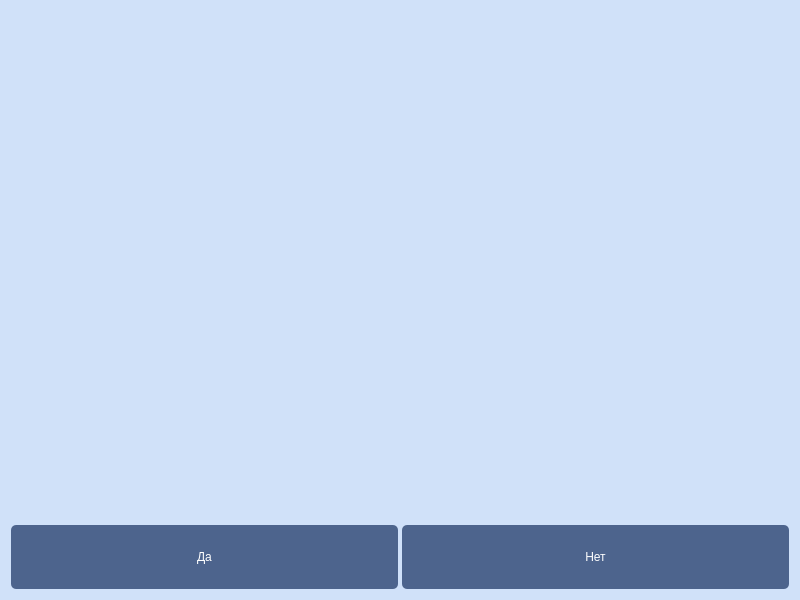
<?xml version="1.0" encoding="UTF-8"?>
<ui version="4.0">
 <class>PhotoReviewForm</class>
 <widget class="QWidget" name="PhotoReviewForm">
  <property name="geometry">
   <rect>
    <x>0</x>
    <y>0</y>
    <width>800</width>
    <height>600</height>
   </rect>
  </property>
  <property name="windowTitle">
   <string>Form</string>
  </property>
  <property name="styleSheet">
   <string notr="true">QWidget {
    background-color: rgb(208, 225, 249);
}

QPushButton {
    background-color: rgb(77, 100, 141);

    color: white;
    border-radius: 5px;
	padding: 25;
	font: 57 18pt &quot;Sono Medium&quot;;
}

QPushButton:focus {
    background-color: rgb(40, 54, 85);

    color: white;
    border-radius: 5px;
	padding: 25;
	font: 57 18pt &quot;Sono Medium&quot;;
}

</string>
  </property>
  <layout class="QVBoxLayout" name="verticalLayout" stretch="1,0">
   <item>
    <widget class="QLabel" name="photo_label">
     <property name="text">
      <string/>
     </property>
     <property name="scaledContents">
      <bool>false</bool>
     </property>
     <property name="alignment">
      <set>Qt::AlignCenter</set>
     </property>
    </widget>
   </item>
   <item>
    <layout class="QHBoxLayout" name="horizontalLayout">
     <property name="spacing">
      <number>4</number>
     </property>
     <item>
      <widget class="QPushButton" name="yes_pushButton">
       <property name="maximumSize">
        <size>
         <width>16777215</width>
         <height>100</height>
        </size>
       </property>
       <property name="text">
        <string>Да</string>
       </property>
      </widget>
     </item>
     <item>
      <widget class="QPushButton" name="no_pushButton">
       <property name="maximumSize">
        <size>
         <width>16777215</width>
         <height>100</height>
        </size>
       </property>
       <property name="text">
        <string>Нет</string>
       </property>
      </widget>
     </item>
    </layout>
   </item>
  </layout>
 </widget>
 <resources/>
 <connections/>
</ui>
